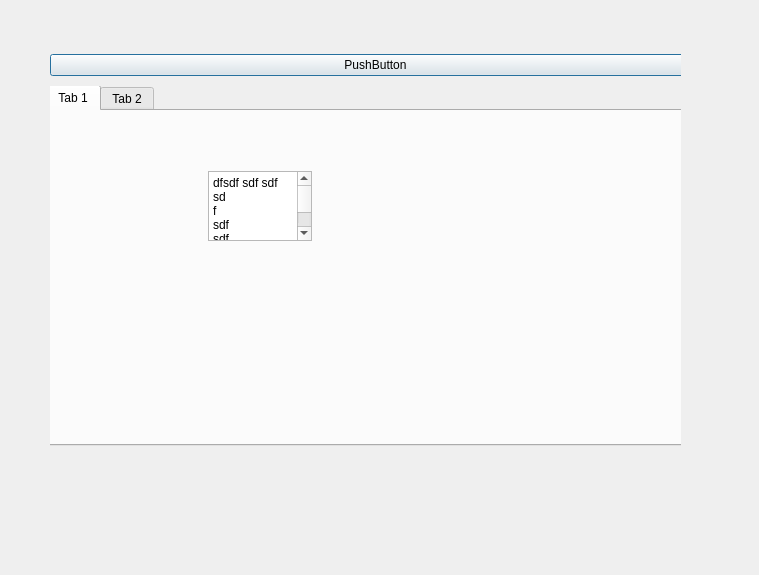
<?xml version="1.0" encoding="UTF-8"?>
<ui version="4.0">
 <class>Dialog</class>
 <widget class="QDialog" name="Dialog">
  <property name="geometry">
   <rect>
    <x>0</x>
    <y>0</y>
    <width>759</width>
    <height>575</height>
   </rect>
  </property>
  <property name="windowTitle">
   <string>Dialog</string>
  </property>
  <widget class="QWidget" name="verticalLayoutWidget">
   <property name="geometry">
    <rect>
     <x>50</x>
     <y>50</y>
     <width>631</width>
     <height>401</height>
    </rect>
   </property>
   <layout class="QVBoxLayout" name="verticalLayout">
    <item>
     <widget class="QWidget" name="widget" native="true">
      <property name="maximumSize">
       <size>
        <width>16777215</width>
        <height>30</height>
       </size>
      </property>
      <widget class="QWidget" name="horizontalLayoutWidget">
       <property name="geometry">
        <rect>
         <x>0</x>
         <y>0</y>
         <width>651</width>
         <height>31</height>
        </rect>
       </property>
       <layout class="QHBoxLayout">
        <property name="sizeConstraint">
         <enum>QLayout::SetNoConstraint</enum>
        </property>
        <item>
         <widget class="QPushButton" name="pushButton">
          <property name="text">
           <string>PushButton</string>
          </property>
         </widget>
        </item>
       </layout>
      </widget>
     </widget>
    </item>
    <item>
     <widget class="QWidget" name="widget_2" native="true">
      <widget class="QTabWidget" name="mainContentTab">
       <property name="geometry">
        <rect>
         <x>-4</x>
         <y>-1</y>
         <width>641</width>
         <height>361</height>
        </rect>
       </property>
       <property name="currentIndex">
        <number>0</number>
       </property>
       <widget class="QWidget" name="tab01">
        <attribute name="title">
         <string>Tab 1</string>
        </attribute>
        <widget class="QWidget" name="horizontalLayoutWidget_2">
         <property name="geometry">
          <rect>
           <x>-1</x>
           <y>-1</y>
           <width>631</width>
           <height>331</height>
          </rect>
         </property>
         <layout class="QHBoxLayout" name="horizontalLayout">
          <item>
           <widget class="QWidget" name="widget_3" native="true">
            <property name="enabled">
             <bool>true</bool>
            </property>
            <property name="minimumSize">
             <size>
              <width>50</width>
              <height>0</height>
             </size>
            </property>
            <widget class="QWidget" name="widget_4" native="true">
             <property name="enabled">
              <bool>true</bool>
             </property>
             <property name="geometry">
              <rect>
               <x>0</x>
               <y>0</y>
               <width>629</width>
               <height>329</height>
              </rect>
             </property>
             <property name="minimumSize">
              <size>
               <width>50</width>
               <height>0</height>
              </size>
             </property>
            </widget>
           </widget>
          </item>
         </layout>
        </widget>
        <widget class="QWidget" name="horizontalLayoutWidget_3">
         <property name="geometry">
          <rect>
           <x>0</x>
           <y>0</y>
           <width>631</width>
           <height>331</height>
          </rect>
         </property>
         <layout class="QHBoxLayout" name="horizontalLayout_3">
          <item>
           <widget class="QWidget" name="widget_5" native="true">
            <property name="enabled">
             <bool>true</bool>
            </property>
            <property name="minimumSize">
             <size>
              <width>50</width>
              <height>0</height>
             </size>
            </property>
            <widget class="QPlainTextEdit" name="plainTextEdit">
             <property name="geometry">
              <rect>
               <x>160</x>
               <y>60</y>
               <width>104</width>
               <height>70</height>
              </rect>
             </property>
             <property name="plainText">
              <string>dfsdf sdf sdf
sd
f 
sdf
sdf
sdf
sd
fs
dfsdf 
</string>
             </property>
            </widget>
           </widget>
          </item>
         </layout>
        </widget>
       </widget>
       <widget class="QWidget" name="tab02">
        <attribute name="title">
         <string>Tab 2</string>
        </attribute>
       </widget>
      </widget>
     </widget>
    </item>
   </layout>
  </widget>
 </widget>
 <resources/>
 <connections/>
</ui>
